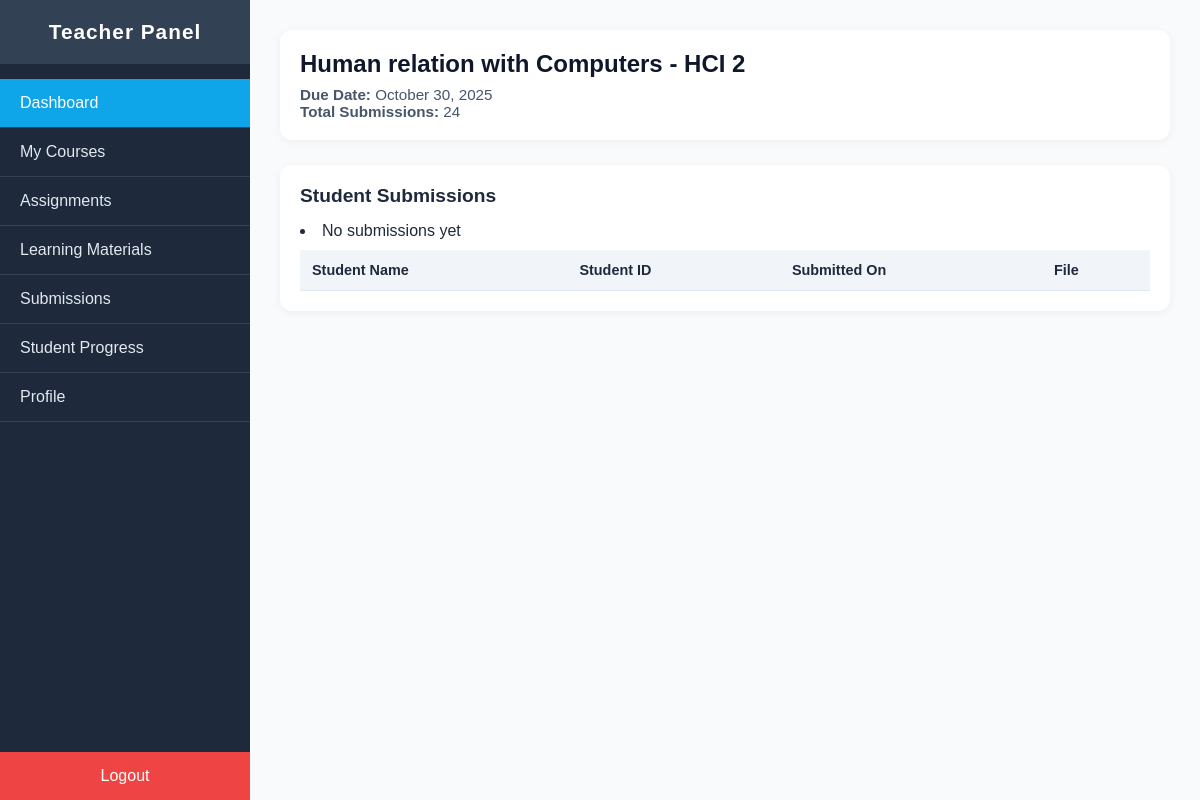
/dashboard/teacher/assignments/human-relation-with-computers, run on an earlier commit of the app's database.
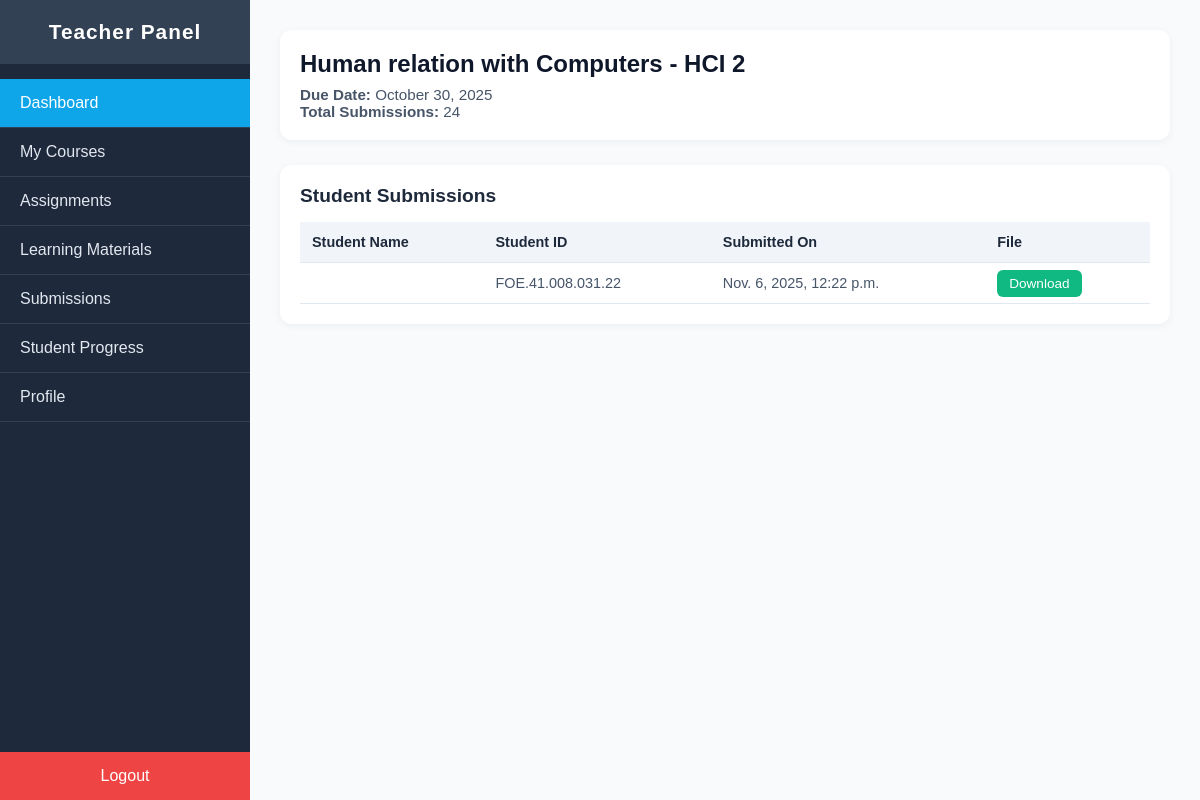
And on a later commit of the database.
### main/models.py (models this page shows, shortened)
class Submission(models.Model):
    assignment = models.ForeignKey(
        Assignment,
        on_delete=models.CASCADE,
        related_name="submissions"
    )
    student = models.ForeignKey(
        settings.AUTH_USER_MODEL,
        on_delete=models.CASCADE,
        related_name="submissions"
    )
    submitted_document =  models.FileField(upload_to="submissions/",validators=[exts_validator])
    submitted_on = models.DateTimeField(auto_now_add=True)
    updated_at = models.DateTimeField(auto_now=True)

### users/models.py (models this page shows, shortened)
class CustomUser(AbstractUser):
    ROLES = {
        None:"Select user",
        "admin":"Admin",
        "teacher":"Teacher",
        "student":"Student",
    }
    school_id = models.CharField(blank=True,null=True,unique=True,validators=[is_umat_id])
    role = models.CharField(choices=ROLES, blank=True,default="teacher")
    department = models.ForeignKey(
        Department,
            on_delete=models.SET_NULL,
            null=True,
            blank=True,
            related_name="users",
            default="4"
        )
    USERNAME_FIELD = "school_id"

### main/views.py (the view)
# urls.py: path("teacher/assignments/<slug:slug>",views.teacher_assignment_detail,name = "teacher_assignment_detail"),
def teacher_assignment_detail(request,slug):
    assignment = Assignment.objects.get(slug = slug)
    course = Course.objects.get(name = assignment.course.name)
    submissions = Submission.objects.filter(assignment = assignment)
    context = {
        "assignment":assignment,
        "course":course,
        "submissions":submissions
    }
    return render(request,"main/teacher_assignment_details.html",context)

### main/context_processors.py (called while the page is built)
def total_values(request):
    total_users = User.objects.all().count()
    total_teachers = User.objects.filter(role = "teacher").count()
    total_students = User.objects.filter(role = "student").count()
    total_departments = Department.objects.all().count()
    total_courses = Course.objects.all().count()
    context = {
        "total_students":total_students,
        "total_teachers":total_teachers,
        "total_courses":total_courses,
        "total_departments":total_departments,
    }
    return context

### main/models.py (called while the page is built)
    def __str__(self):
        return self.title

### main/templates/main/teacher_assignment_details.html
{% extends 'teacher_base.html' %}
{% load static %}
{% block extra_styles %}<link rel="stylesheet" href="{% static 'main/css/teacher_assignment_details.css' %}">
{% endblock extra_styles %}
{% block body %}
    <div class="assignment-info">
      <h1>{{assignment}} - {{assignment.course.name}} </h1>
      <p><strong>Due Date:</strong> October 30, 2025</p>
      <p><strong>Total Submissions:</strong> 24</p>
    </div>
    <div class="submissions-table">
      <h2>Student Submissions</h2>
      <table>
        <thead>
          <tr>
            <th>Student Name</th>
            <th>Student ID</th>
            <th>Submitted On</th>
            <th>File</th>
          </tr>
        </thead>
        <tbody>
          {% for submission in submissions %}
          <tr>
            <td>{{submission.student.usernam}}</td>
            <td>{{submission.student.school_id}}</td>
            <td>{{submission.submitted_on}}</td>
            <td><a href="{{submission.submitted_document}}" class="btn btn-download">Download</a></td>
          </tr>
          {% empty %}
          <li>
            <span>No submissions yet </span>
          </li>
          {% endfor %}
        </tbody>
      </table>
    </div>
{% endblock body %}

What changed in the data, as far as the page shows it:
added Submission: student.school_id "FOE.41.008.031.22", submitted_on "Nov. 6, 2025, 12:22 p.m."
Also different on the page:
text no longer shown: "No submissions yet"
